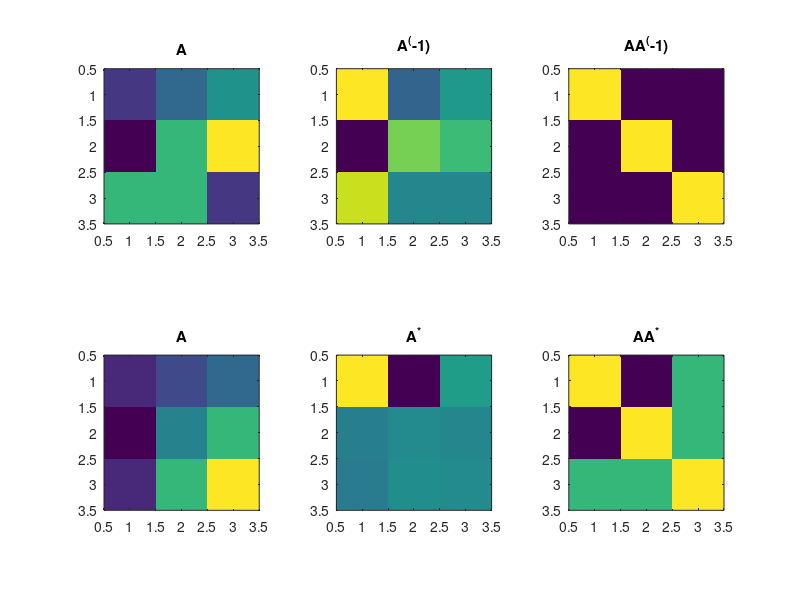

Write the MATLAB code that produced this figure.
% matrix inverse and pseudoinverse

% a full-rank matrix is invertible
A = [1 2 3;
    0 4 6;
    4 4 1];

Ainv = inv(A);

figure(5), clf
subplot(231), imagesc(A)        , axis square, title('A')
subplot(232), imagesc(Ainv),    , axis square, title('A^(-1)')
subplot(233), imagesc(A * Ainv) , axis square, title('AA^(-1)')

% a reduced-rank matrix isnt...
A = [1 2 3;
    0 4 6;
    1 6 9];

Ainv = pinv(A);

% ... but it has a psuedoinverse
% Every matrix has a pseudoinv even if it doesnt actually have a full inverse
% 
Apinv = pinv(A);

subplot(234), imagesc(A)        , axis square, title('A')
subplot(235), imagesc(Apinv),    , axis square, title('A^*')
subplot(236), imagesc(A * Apinv) , axis square, title('AA^*')


